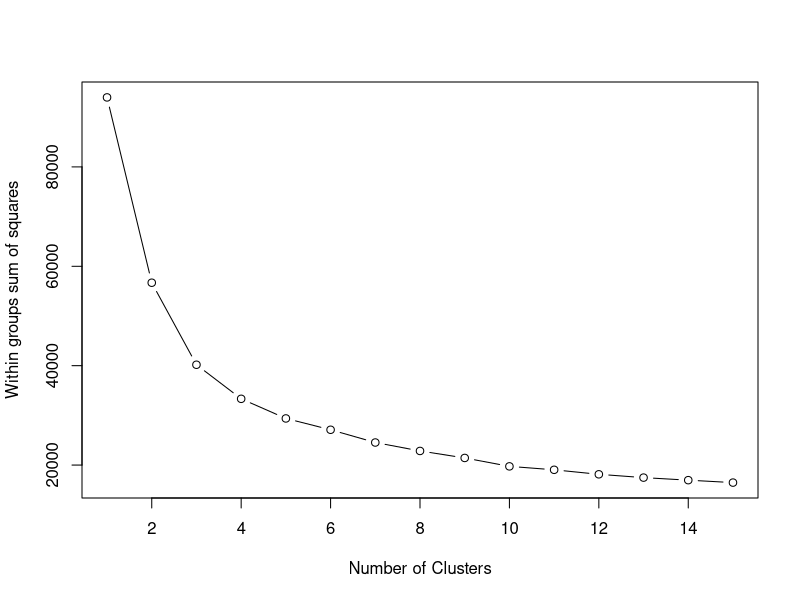
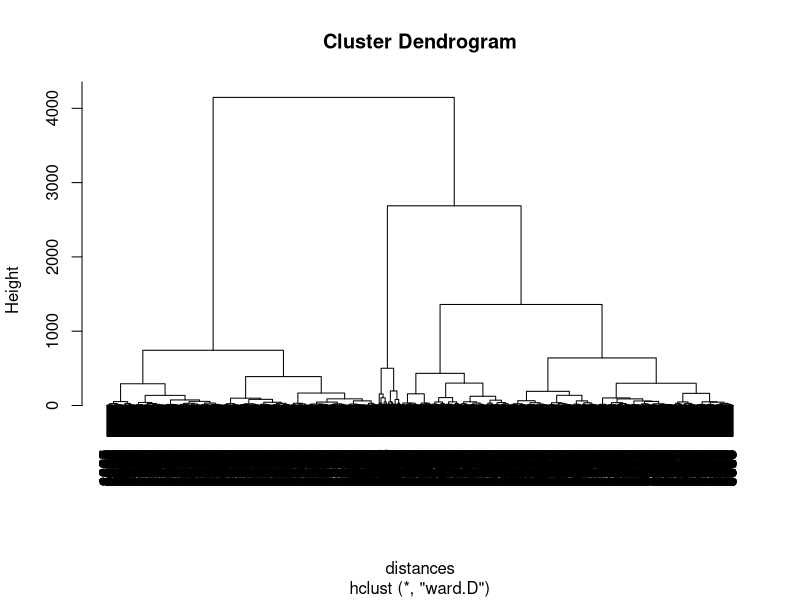
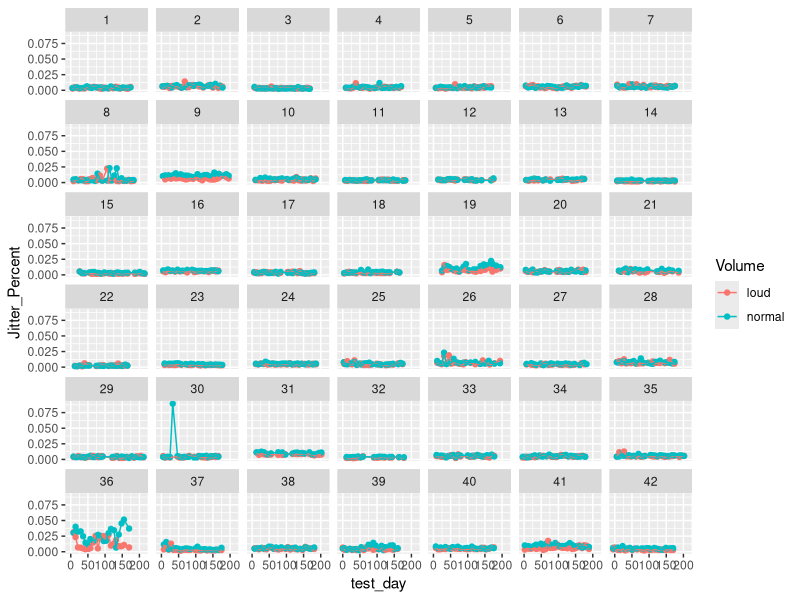
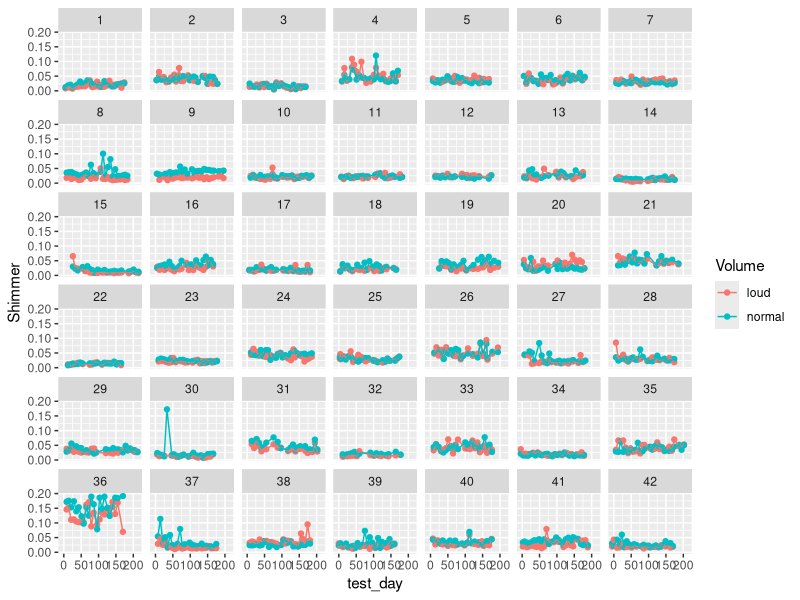
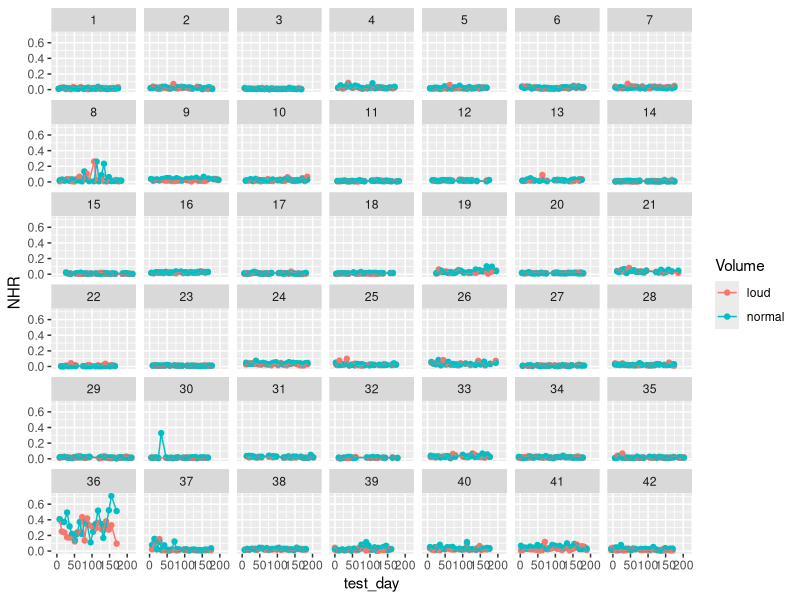
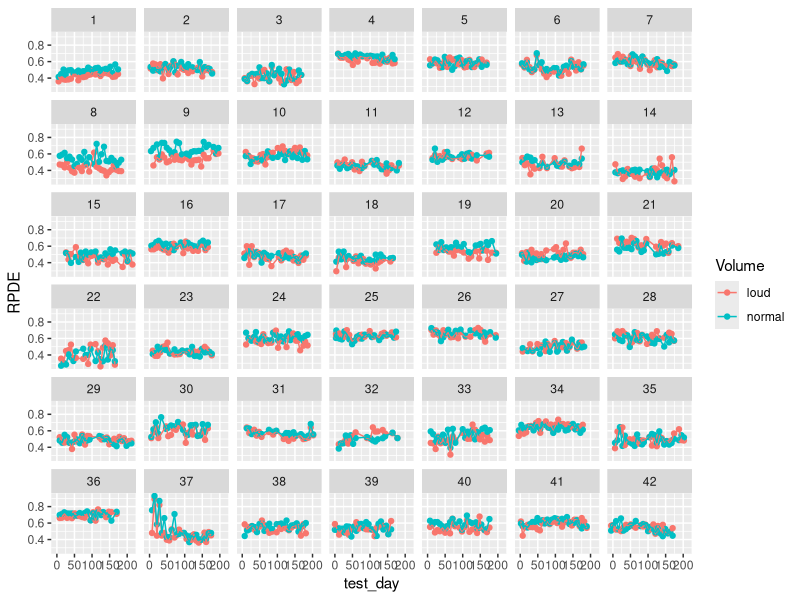
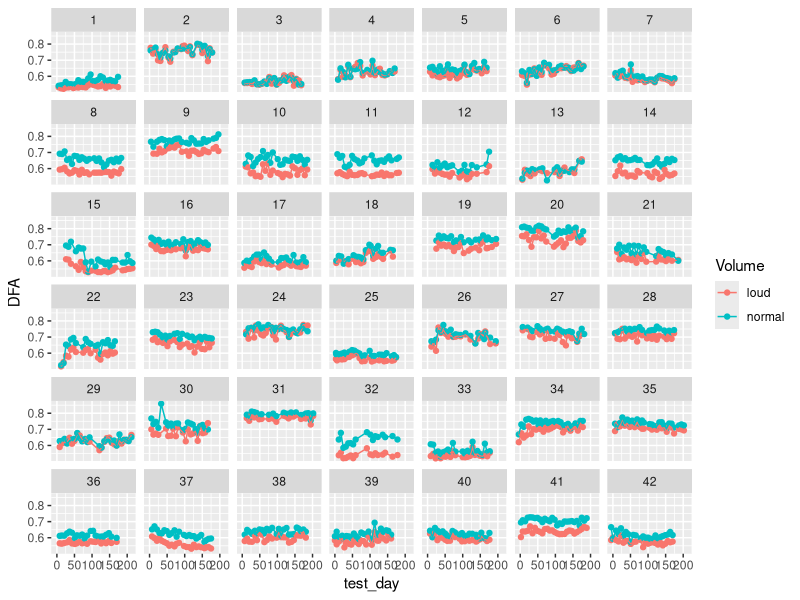
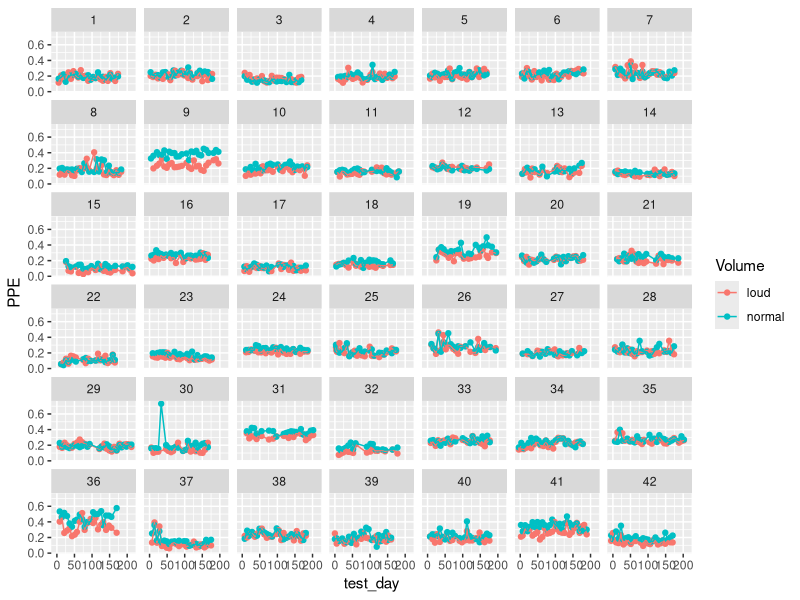

The R source for these figures, in order: (Note: this script raises an error after producing the figures.)
## ---- chunk 1
library("dplyr")
library("tidyr")
library("ggplot2")
library("GGally")
library("knitr")
library("mice")

parkinsons <- read.csv("parkinsons_clean.csv")
## ---- chunk 2
cluster_data <- scale(select(parkinsons, Jitter_Percent:PPE))

wssplot <- function(data, nc=15, seed=1234){
	              wss <- (nrow(data)-1)*sum(apply(data,2,var))
               	      for (i in 2:nc){
		        set.seed(seed)
	                wss[i] <- sum(kmeans(data, centers=i)$withinss)}
	                
		      plot(1:nc, wss, type="b", xlab="Number of Clusters",
	                        ylab="Within groups sum of squares")
}
wssplot(cluster_data)
# Maybe 2? no distinct bend...

distances <- dist(cluster_data)
clusterParkinsons <- hclust(distances, method = "ward.D")
plot(clusterParkinsons)
# Not clear, 2 or 3 clusters probably best

## ---- chunk 3
clusterGroups = cutree(clusterParkinsons, k = 2)
clusterOne <- subset(parkinsons, clusterGroups == 1)
clusterTwo <- subset(parkinsons, clusterGroups == 2)

summary(clusterOne$Volume)
# 1029/(1029 + 1523) = 0.4032132
summary(clusterTwo$Volume)
# 931/(931 + 2392) = 0.2801685
# higher % loud in 1

summary(clusterOne$sex)
# 998/(998 + 1554) = 0.3910658
summary(clusterTwo$sex)
# 869/(869 + 2454) = 0.2615107
# higher % female in 1

summary(as.factor(clusterOne$subject_num))
# some subjects under-represented, 31 and 36 missing
# no significant gap to separate under-represented

summary(clusterOne)
summary(clusterTwo)

## ---- chunk 4
km_fit <- kmeans(cluster_data, centers = 2, iter.max = 1000)
km_groups <- km_fit$cluster

kmClusterOne <- subset(parkinsons, km_groups == 1)
kmClusterTwo <- subset(parkinsons, km_groups == 2)

summary(kmClusterOne)
summary(kmClusterTwo)

# sex
# 146/220 = 0.6636364
# 1721/5655 = 0.3043324

# volume
# 45/220 = 0.2045455
# 1915/5655 = 0.3386384

summary(as.factor(kmClusterOne$subject_num))
# all subjects present, relatively evenly distributed
summary(as.factor(kmClusterTwo$subject_num))
# 25 of 42 subjects present
# relatively few of most patients present (single digits) so 0 is not too odd given distribution
# patient 36 has 107 in cluster 2 (significantly higher than others, almost half of all entries in cluster 2)
## ---- chunk 5
big_km_fit <- kmeans(cluster_data, centers = 42, iter.max = 1000)
big_km_groups <- big_km_fit$cluster

bigKmClusterOne <- subset(parkinsons, big_km_groups == 1)
summary(bigKmClusterOne)
summary(as.factor(bigKmClusterOne$subject_num))

bigKmClusterTwo <- subset(parkinsons, big_km_groups == 2)
summary(bigKmClusterTwo)
summary(as.factor(bigKmClusterTwo$subject_num))

bigKmClusterThree <- subset(parkinsons, big_km_groups == 3)
summary(bigKmClusterThree)
summary(as.factor(bigKmClusterThree$subject_num))
## ---- chunk 6

volSplit_avgd <- parkinsons %>% group_by(subject_num, test_day, Volume) %>% summarise_if(is.numeric, median)

## ---- chunk 7
nrmLd_timeseries <- function(Y){
  ggplot(volSplit_avgd, aes(x = test_day, y = select(volSplit_avgd, matches(Y)), color = Volume)) +
    geom_point() +
    geom_line() +
    facet_wrap(~subject_num)
}
# Can't pass in variable/variable name...

ggplot(volSplit_avgd, aes(x = test_day, y = Jitter_Percent, color = Volume)) +
   geom_point() +
   geom_line() +
   facet_wrap(~subject_num)
ggplot(volSplit_avgd, aes(x = test_day, y = Shimmer, color = Volume)) +
   geom_point() +
   geom_line() +
   facet_wrap(~subject_num)
ggplot(volSplit_avgd, aes(x = test_day, y = NHR, color = Volume)) +
   geom_point() +
   geom_line() +
   facet_wrap(~subject_num)
ggplot(volSplit_avgd, aes(x = test_day, y = RPDE, color = Volume)) +
   geom_point() +
   geom_line() +
   facet_wrap(~subject_num)
ggplot(volSplit_avgd, aes(x = test_day, y = DFA, color = Volume)) +
   geom_point() +
   geom_line() +
   facet_wrap(~subject_num)
ggplot(volSplit_avgd, aes(x = test_day, y = PPE, color = Volume)) +
   geom_point() +
   geom_line() +
   facet_wrap(~subject_num)
# representative selection of variables

# and plot UPDRS
ggplot(subset(volSplit_avgd, Volume == "normal"), aes(x = test_day)) +
   geom_point(aes(y = motor_UPDRS), color = "red") +
   geom_point(aes(y = total_UPDRS), color = "blue") +
   ylab("UPDRS") +
   facet_wrap(~subject_num)

## ---- chunk 8
subset(parkinsons, Jitter_Percent >= 0.06)
# this is why it didn't look like an outlier on the histogram of individual recordings - it's not the only recording that's up there, just the only day where all recordings were up there...

filter(parkinsons, subject_num == 30, test_day == 33)
# total of only 3 recordings taken that day, all normal volume, all outside of normal

filter(parkinsons, subject_num == 30, test_day >= 25, test_day <= 40)
# the usual 6 recordings were taken a week earlier (day 25, but no recordings in the week after)

filter(parkinsons, subject_num == 30, test_day >= 25, test_day <= 47)
# next set of recordings on day 47, all 6 expected recordings are there

# subject 36 doesn't have a UPDRS score that's way out there... just signal characteristics that are way out there...
## ---- chunk 9
volSplit_avgd_clean <- filter(volSplit_avgd, subject_num != 36)
volSplit_avgd_clean <- filter(volSplit_avgd_clean, subject_num != 30 | test_day != 33)

## ---- chunk 10

ggplot(volSplit_avgd_clean, aes(x = test_day, y = Jitter_Percent, color = Volume)) +
   geom_point() +
   geom_line() +
   facet_wrap(~subject_num)
ggplot(volSplit_avgd_clean, aes(x = test_day, y = Shimmer, color = Volume)) +
   geom_point() +
   geom_line() +
   facet_wrap(~subject_num)
ggplot(volSplit_avgd_clean, aes(x = test_day, y = NHR, color = Volume)) +
   geom_point() +
   geom_line() +
   facet_wrap(~subject_num)
ggplot(volSplit_avgd_clean, aes(x = test_day, y = RPDE, color = Volume)) +
   geom_point() +
   geom_line() +
   facet_wrap(~subject_num)
ggplot(volSplit_avgd_clean, aes(x = test_day, y = DFA, color = Volume)) +
   geom_point() +
   geom_line() +
   facet_wrap(~subject_num)
ggplot(volSplit_avgd_clean, aes(x = test_day, y = PPE, color = Volume)) +
   geom_point() +
   geom_line() +
   facet_wrap(~subject_num)
# representative selection of variables

# and plot UPDRS
ggplot(subset(volSplit_avgd_clean, Volume == "normal"), aes(x = test_day)) +
   geom_point(aes(y = motor_UPDRS), color = "red") +
   geom_point(aes(y = total_UPDRS), color = "blue") +
   ylab("UPDRS") +
   facet_wrap(~subject_num)

## ---- chunk 11
ggplot(volSplit_avgd_clean, aes(x = Volume, y = Jitter_Percent)) +
   geom_boxplot()
ggplot(volSplit_avgd_clean, aes(x = Volume, y = Shimmer)) +
   geom_boxplot()
ggplot(volSplit_avgd_clean, aes(x = Volume, y = NHR)) +
   geom_boxplot()
ggplot(volSplit_avgd_clean, aes(x = Volume, y = RPDE)) +
   geom_boxplot()
ggplot(volSplit_avgd_clean, aes(x = Volume, y = DFA)) +
   geom_boxplot()
ggplot(volSplit_avgd_clean, aes(x = Volume, y = PPE)) +
   geom_boxplot()

## ---- chunk 12
nRecsTime <- parkinsons %>% group_by(subject_num, test_day) %>% count()
ggplot(nRecsTime, aes(x = n)) +
  geom_histogram(binwidth = 1)
ggplot(nRecsTime, aes(x = test_day/7, y = as.factor(subject_num), col = as.factor(n))) +
  geom_point()
## ---- chunk 13
oddDays <- subset(nRecsTime, n != 6)
# 81 days


subset(oddDays, n == 3)
# 2 days
# 1st was determined to be outlier (person 30, day 33)
# 2nd - person 37, day 7
subset(parkinsons, subject_num == 37 & test_day == 7)
subset(parkinsons, subject_num == 37 & test_day <= 7)
# 2 normal, 1 loud; first day of recordings from person 37; not an outlier in variable values; maybe a test of the system; no reason to remove or alter


subset(oddDays, n == 4)
# 7 days
# 1st - subj 9, day 4
subset(parkinsons, subject_num == 9 & test_day == 4)
# all 4 normal (loud data will be missing from this day); first day; not an outlier in variable values

# 2nd - subj 20, day 172
subset(parkinsons, subject_num == 20 & test_day == 172)
# 3 normal, 1 loud; not an outlier in variable values; no reason to remove or alter

# 3rd - subj 22, day 47
subset(parkinsons, subject_num == 22 & test_day == 47)
# 2 normal, 2 loud; not an outlier in variable values, though in Jitter and NHR these points (this one and the next, which is from the same patient) represent notable peaks in the loud recordings; not going to remove or alter

# 4th - subj 22, day 145
subset(parkinsons, subject_num == 22 & test_day == 145)
# 3 normal, 1 loud; not an outlier in variable values, though in Jitter and NHR these points (this one and the previous, which is from the same patient) represent notable peaks in the loud recordings; not going to remove or alter

# 5th - subj 26, day 38
subset(parkinsons, subject_num == 26 & test_day == 38)
# 2 normal, 2 loud; not an outlier in variable values; no reason to remove or alter

# 6th - subj 27, day 182
subset(parkinsons, subject_num == 27 & test_day == 182)
# all 4 normal (loud data will be missing from this day); last day; not an outlier in variable values

# 7th - subj 40, day 28
subset(parkinsons, subject_num == 40 & test_day == 28)
# 2 normal, 2 loud; not an outlier in variable values; no reason to remove or alter


subset(oddDays, n == 11)
# 1 day
# subj 7, day 51
oddEleven = subset(parkinsons, subject_num == 7 & test_day == 51)
# 8 normal, 3 loud (1 loud missing); just over an hour between the end of the first set and the beginning of the second set
summary(subset(oddEleven, time_of_day < 0.55))
summary(subset(oddEleven, time_of_day > 0.55))
# not significantly different from each other, 2nd slightly higher in most signal characteristics
# 1st was somewhat higher than usual, may have motivated redo


subset(oddDays, n == 12)
# 3 days
# 1st - subj 5, day 58
twelveOne = subset(parkinsons, subject_num == 5 & test_day == 58)
# 8 normal, 4 loud; about 22 min between the end of the first and beginning of the second set
summary(subset(twelveOne, time_of_day < 0.57))
summary(subset(twelveOne, time_of_day > 0.57))
# not significantly different from each other, 1st higher in most signal characteristics
# 1st doesn't seem too unusual

# 2nd - subj 29, day 93
twelveTwo = subset(parkinsons, subject_num == 29 & test_day == 93)
# 8 normal, 4 loud; about 4 hrs between the end of the first and beginning of the second set
summary(subset(twelveTwo, time_of_day < 0.5))
summary(subset(twelveTwo, time_of_day > 0.5))
# not significantly different from each other, different characteristics higher in each
# 1st doesn't seem too unusual

# 3rd - subj 35, day 48
twelveThree = subset(parkinsons, subject_num == 35 & test_day == 48)
# 8 normal, 4 loud; about 11 hrs between the end of the first and beginning of the second set
summary(subset(twelveThree, time_of_day < 0.5))
summary(subset(twelveThree, time_of_day > 0.5))
# not significantly different from each other, 1st higher in most signal characteristics
# 1st doesn't seem too unusual

## ---- chunk 14

# remove outlier observation
parkinsons <- filter(parkinsons, subject_num != 30 | test_day != 33)

# remove variables for which we do not need to do calculations
parkPart <- parkinsons
parkPart$age <- NULL
parkPart$sex <- NULL
parkPart$test_time <- NULL # permanently remove; represented in test_day, time_of_day
parkPart$time_of_day <- NULL # to calculate for all 6, not norm/ld
parkPart$motor_UPDRS <- NULL # to calculate for all 6, not norm/ld
parkPart$total_UPDRS <- NULL # to calculate for all 6, not norm/ld

# calculating new variables (median/IQR; normal/loud)
parkinsons_averaged <- parkPart %>% group_by(subject_num, test_day, Volume) %>% summarise_if(is.numeric, funs(median, IQR))

# separate subsets of normal and loud recordings
parkNormal <- filter(parkinsons_averaged, Volume == "normal")
parkLoud <- filter(parkinsons_averaged, Volume == "loud")

# because separated by volume, volume label variable can be removed
parkNormal$Volume <- NULL
parkLoud$Volume <- NULL

# add volume labels to variable names
names(parkNormal)[3:length(parkNormal)] <- sub(pattern = "([A-z]+)", replacement = "normal_\\1", names(parkNormal)[3:length(parkNormal)])
names(parkLoud)[3:length(parkLoud)] <- sub(pattern = "([A-z]+)", replacement = "loud_\\1", names(parkLoud)[3:length(parkLoud)])

# join normal and loud data into single "wide" dataset
parkAvgd <- full_join(parkNormal, parkLoud, by = c("subject_num", "test_day"))

# add demographic data back in
demographics <- select(parkinsons, subject_num, age, sex) %>% distinct()
parkAvgd <- left_join(parkAvgd, demographics, by = "subject_num")

# add time and UPDRS data back in
otherVars <- parkinsons %>% group_by(subject_num, test_day) %>% summarise(time_of_day = median(time_of_day)*24, motor_UPDRS = median(motor_UPDRS), total_UPDRS = median(total_UPDRS))
parkAvgd <- left_join(parkAvgd, otherVars, by = c("subject_num", "test_day"))
# median(time_of_day) was multiplied by 24 to turn units into hours, make number easier to comprehend in relatable terms


# add count
nRecsTbl <- parkinsons %>% group_by(subject_num, test_day, Volume) %>% count()
nRecsTbl <- spread(nRecsTbl, Volume, n)
nRecsTbl <- rename(nRecsTbl, loud_recs_count = loud, normal_recs_count = normal)
nRecsTbl[is.na(nRecsTbl)] <- 0
parkAvgd <- left_join(parkAvgd, nRecsTbl, by = c("subject_num", "test_day"))

# reorder
parkAvgd <- parkAvgd[c(1, 67, 68, 2, 69, 72, 73, 70, 71, 3:66)]

## ---- chunk 15
# view observations where IQR variables == 0
View(subset(parkAvgd, loud_PPE_IQR == 0 & loud_DFA_IQR == 0))
# 23 observations, all with less than 6 observations

subset(parkAvgd, normal_PPE_IQR == 0 & normal_DFA_IQR == 0)
# returns empty tibble; as expected, all observations have at least 2 normal recordings

View(subset(parkAvgd, is.na(loud_PPE_IQR)))
# 2 observations, previously identified days with no loud recordings taken

View(subset(parkAvgd, loud_recs_count < 2))
# 25 observations with missing data

# change IQR to NA where the IQR is calculated from a single number
#parkAvgd$loud_Jitter_Percent_IQR[parkAvgd$count_loud_recs <2] <- NA
parkAvgd[parkAvgd$loud_recs_count <2, 58:73] <- NA

# all missing values should now be coded as NA
## ---- chunk 16
write.csv(parkAvgd, file = "parkinsons_averaged.csv", row.names = FALSE)
## ---- chunk 17
ggpairs(select(parkinsons, contains("Jitter")))
## ---- chunk 18
ggpairs(select(parkinsons, contains("Shimmer")))
## ---- chunk 19
ggpairs(select(parkinsons, NHR:PPE))
## ---- chunk 20
# histogram with 1 bin/hour
hist(parkAvgd$time_of_day, breaks = 24)

# hist has no data below 4; check that there is no data there
subset(parkAvgd, time_of_day < 4)
## ---- chunk 21
cor(select(parkinsons, -sex, -Volume))
## ---- chunk 22
independent_selector <- function(matrix, X, N = 1, seed = NULL) {
  set.seed(seed)
  groups <- unique(X)  # vector of unique group names
  index <- 1:length(X)  # create indices
  table <- cbind(index, X)  # bind indices and group labels
  
  obsInd <- list(NULL)  # initiate list
  for (i in 1:length(groups)){
    group_i <- subset(table, X == groups[i])[ ,1]  # select all indices of one group
    # randomly select N indices of group i
    obsInd[[i]] <- sample(group_i, size = N)
  }
  obsLogical <- index %in% unlist(obsInd)  # create logical vector where selected indices = TRUE

  selection <- subset(matrix, obsLogical == TRUE)
  return(selection)
}

# parkAvgd$subject_num <- as.factor(parkAvgd$subject_num)
# parkAvgd$subject_num <- as.numeric(parkAvgd$subject_num)

runOne <- independent_selector(parkAvgd, parkAvgd$subject_num)
runTwo <- independent_selector(parkAvgd, parkAvgd$subject_num)
runThree <- independent_selector(parkAvgd, parkAvgd$subject_num)
runFour <- independent_selector(parkAvgd, parkAvgd$subject_num)
runFive <- independent_selector(parkAvgd, parkAvgd$subject_num)

## ---- chunk 23
corMatrixOne <- cor(select(runOne, -sex, -loud_recs_count, -normal_recs_count), use = "pairwise")
corMatrixTwo <- cor(select(runTwo, -sex, -loud_recs_count, -normal_recs_count), use = "pairwise")
corMatrixThree <- cor(select(runThree, -sex, -loud_recs_count, -normal_recs_count), use = "pairwise")
corMatrixFour <- cor(select(runFour, -sex, -loud_recs_count, -normal_recs_count), use = "pairwise")
corMatrixFive <- cor(select(runFive, -sex, -loud_recs_count, -normal_recs_count), use = "pairwise")

## ---- chunk 24
# select only variables for which linear corelation coefficient can and should be calculated
corVariables <- select(parkAvgd, -sex, -loud_recs_count, -normal_recs_count, -test_day)

N = 100 # number of sets independent obs/replicate correlation calculations

# create list of correlation matrices with all features
corCoeff <- list(NULL) # initiate list
for(i in 1:N){
  selection <- independent_selector(corVariables, corVariables$subject_num)
  corCoeff[[i]] <- cor(selection, use = "pairwise")
}

# aggregate correlation coefficients relating motor UPDRS to other features
# each row is one obs of coeffs from one replicate calculation
updrs_correlation <- corCoeff[[1]][5, ] # initiate matrix
for(i in 2:N){
  updrs_correlation <- rbind(updrs_correlation, corCoeff[[i]][5, ])
}

# change to dataframe
row.names(updrs_correlation) <- NULL
updrs_correlation <- as.data.frame(updrs_correlation)
updrs_correlation$test_day <- NULL
updrs_correlation$subject_num <- NULL
updrs_correlation$motor_UPDRS <- NULL
updrs_correlation$total_UPDRS <- NULL

# transform to best shape for plotting
plotRdata <- gather(updrs_correlation, "Feature", "Correlation", 1:66)

# box-whisker plot of correlations with motor_UPDRS
plot(as.factor(plotRdata$Feature), plotRdata$Correlation)
lines(x = 0:67, y = rep(0, times = 68))
lines(x = 0:67, y = rep(0.2, times = 68))
lines(x = 0:67, y = rep(-0.2, times = 68))
## ---- chunk 25
candidates <- c("age", "loud_HNR_median", "loud_NHR_median", "loud_PPE_median", "loud_Shimmer_APQ11_median", "normal_DFA_median", "normal_HNR_median", "normal_PPE_median", "normal_RPDE_median", "time_of_day")

# create list of only correlations between candidate features
candCoeff <- list(NULL) # initiate list
for(i in 1:length(corCoeff)){
   candCoeff[[i]] <- subset(corCoeff[[i]], rownames(corCoeff[[i]]) %in% candidates, colnames(corCoeff[[i]]) %in% candidates)
}

# create list, each item containing all cor coeffs relating to one feature
intercorrelation <- list(NULL) # initiate list
for(i in 1:length(candidates)){
  # delete previous matrix and initiate new matrix
  candidate_correlation <- NULL
  candidate_correlation <- subset(candCoeff[[1]], rownames(candCoeff[[1]]) == candidates[i])
  
  # select row of cor coeffs from each correlation matrix
  for(j in 2:length(candCoeff)){
    candidate_correlation <- rbind(candidate_correlation, subset(candCoeff[[j]], rownames(candCoeff[[j]]) == candidates[i]))
  }
  
  # convert matrix to dataframe
  rownames(candidate_correlation) <- NULL
  candidate_correlation <- as.data.frame(candidate_correlation)
  intercorrelation[[i]] <- candidate_correlation # save dataframe to list
}
names(intercorrelation) <- candidates

for(i in 1:length(intercorrelation)){
  plotData <- NULL
  # transform data into best shape for plotting
  plotData <- gather(intercorrelation[[i]], "Feature", "Correlation", 1:10)
  # delete coefficients describing feature's correlation with itself
  plotData <- subset(plotData, Feature != candidates[i])
  # box plot of correlation coefficients, relating to one feature candidate
  plot(as.factor(plotData$Feature), plotData$Correlation, main = candidates[i])
  lines(x = 0:length(candidates), y = rep(0, times = length(candidates) + 1))
  lines(x = 0:length(candidates), y = rep(0.2, times = length(candidates) + 1))
  lines(x = 0:length(candidates), y = rep(-0.2, times = length(candidates) + 1))
}

## ---- chunk 26
plot(parkAvgd$time_of_day, parkAvgd$motor_UPDRS)

ggplot(parkAvgd, aes(x = time_of_day, y = motor_UPDRS)) +
  geom_point() +
  facet_wrap(~subject_num)

## ---- chunk 27
# age, sex
demographics <- select(parkinsons, subject_num, age, sex) %>% distinct()

num_recordings <- parkinsons %>% group_by(subject_num) %>% count()
num_recordings <- rename(num_recordings, num_recordings = n)
num_test_days <- parkAvgd %>% group_by(subject_num) %>% count()
num_test_days <- rename(num_test_days, num_test_days = n)

start_end <- parkAvgd %>% group_by(subject_num) %>% summarise(first_day = min(test_day), last_day = max(test_day), days_in_study = last_day - first_day, first_motor_UPDRS = first(motor_UPDRS), last_motor_UPDRS = last(motor_UPDRS), change_motor_UPDRS = last_motor_UPDRS - first_motor_UPDRS, first_total_UPDRS = first(total_UPDRS), last_total_UPDRS = last(total_UPDRS), change_total_UPDRS = last_total_UPDRS - first_total_UPDRS)

daytime <- parkAvgd %>% group_by(subject_num) %>% summarise(typical_time_of_day = median(time_of_day), variation_time_of_day = IQR(time_of_day))

patient_data <- full_join(demographics, num_recordings, by = "subject_num")
patient_data <- full_join(patient_data, num_test_days, by = "subject_num")
patient_data <- full_join(patient_data, start_end, by = "subject_num")
patient_data <- full_join(patient_data, daytime, by = "subject_num")

patient_data <- mutate(patient_data, motor_progression = change_motor_UPDRS / days_in_study, total_progression = change_total_UPDRS / days_in_study, days_btwn_tests = days_in_study / num_test_days)

write.csv(patient_data, file = "parkinsons_patient_data.csv", row.names = FALSE)

## ---- chunk 28
gender_summary <- patient_data %>% group_by(sex) %>% summarise(age_mdn = median(age), age_IQR = IQR(age), days_btwn_tests_mdn = median(days_btwn_tests), days_btwn_tests_IQR = IQR(days_btwn_tests), typical_time_of_day_mdn = median(typical_time_of_day), typical_time_of_day_IQR = IQR(typical_time_of_day), variation_time_of_day_mdn = median(variation_time_of_day), variation_time_of_day_IQR = IQR(variation_time_of_day), motor_progression_mdn = median(motor_progression), motor_progression_IQR = IQR(motor_progression), total_progression_mdn = median(total_progression), total_progression_IQR = IQR(total_progression))
# age very similar
plot(patient_data$sex, patient_data$days_btwn_tests)
# slightly more days between tests for females, but lower variation
plot(patient_data$sex, patient_data$typical_time_of_day)
# tests slightly later in day for females, but lower variation
# males have more of a peak in the evenings, females just tail off into the evening
hist(subset(patient_data, sex == "female")$typical_time_of_day)
hist(subset(patient_data, sex == "male")$typical_time_of_day)
# female - peak in morning, tails off; males - peak in morning, peak in evening, none in early afternoon
plot(patient_data$sex, patient_data$motor_progression)
plot(patient_data$sex, patient_data$total_progression)
# females have slightly higher motor and total UPDRS

cor(patient_data$age, patient_data$days_btwn_tests)
# -0.3246805
cor(patient_data$age, patient_data$variation_time_of_day)
# -0.4784516
cor(patient_data$age, patient_data$motor_progression)
# 0.2224273
cor(patient_data$age, patient_data$total_progression)
# 0.07503611
# most significant correlation: age/days_btwn_tests
plot(patient_data$age, patient_data$days_btwn_tests)
plot(patient_data$age, patient_data$variation_time_of_day)
plot(patient_data$age, patient_data$motor_progression)
plot(patient_data$age, patient_data$total_progression)
# for days_btwn_tests, there is negative correlation: average days between seems to go down with age
# variation_time_of_day also seems to go down with age
# for progression, positive correlation seems to be driven by young (under 50 yrs) patients who actually have negative progression (show less disability at the end of the 6 months); The rest of the data actually seems to show a slight negative trend - older people demonstrate slower disease progression. Trend isn't that significant though

cor(patient_data$first_motor_UPDRS, patient_data$motor_progression)
# -0.2478741
cor(patient_data$first_total_UPDRS, patient_data$total_progression)
# -0.2226871
# seems that if UPDRS starts higher, it progresses slower
plot(patient_data$first_motor_UPDRS, patient_data$motor_progression)
plot(patient_data$first_total_UPDRS, patient_data$total_progression)
# there is a fair amount of spread around the central trend line, but a negative linear correlation seems to be a good description of the correlation between starting UPDRS and UPDRS progression (for both motor and total)

cor(patient_data$typical_time_of_day, patient_data$motor_progression)
# 0.2532598
cor(patient_data$typical_time_of_day, patient_data$total_progression)
# 0.1744276
# this correlation is higher than expected. What might drive someone to choose to take recordings later in the day that might also drive faster disease progression?
plot(patient_data$typical_time_of_day, patient_data$motor_progression)
plot(patient_data$typical_time_of_day, patient_data$total_progression)
# not super linear... but trend seems to be present (in motor, maybe not in total; total maybe driven by a couple of outliers)

cor(patient_data$variation_time_of_day, patient_data$motor_progression)
# -0.1593764
cor(patient_data$variation_time_of_day, patient_data$total_progression)
# -0.1849489
plot(patient_data$variation_time_of_day, patient_data$motor_progression)
plot(patient_data$variation_time_of_day, patient_data$total_progression)
# most of this correlation driven by one outlier
## ---- chunk 29
genderedTime <- parkAvgd %>% group_by(subject_num) %>% summarise(earliest = min(time_of_day), typical = median(time_of_day), latest = max(time_of_day))

genderedTime <- left_join(genderedTime, demographics, by = "subject_num")

plotGenderTime <- genderedTime %>% gather(Category, Time, 2:4)
plotGenderTime$Category <- as.factor(plotGenderTime$Category)
plotGenderTime$Category <- factor(plotGenderTime$Category, levels = c("earliest", "typical", "latest"), ordered = TRUE)

posn.j <- position_jitter(height = 0.1)
ggplot(plotGenderTime, aes(x = Time, y = Category)) +
  geom_point(position = posn.j, aes(col = sex))

ggplot(genderedTime, aes(x = earliest)) +
  geom_histogram(binwidth = 1) +
  facet_grid(sex~., scales = "free_y")

ggplot(genderedTime, aes(x = latest)) +
  geom_histogram(binwidth = 1) +
  facet_grid(sex~., scales = "free_y")

ggplot(genderedTime, aes(x = typical)) +
  geom_histogram(binwidth = 1) +
  facet_grid(sex~., scales = "free_y")

## ---- chunk 30
trials <- select(parkinsons, test_time, motor_UPDRS, total_UPDRS) %>% distinct()
trials_thin <- gather(trials, "Score_Type", "Score", 2:3)
ggplot(trials_thin, aes(x = Score, fill = Score_Type)) +
  geom_histogram(binwidth = 5, position = "dodge")
qqnorm(parkinsons$motor_UPDRS)
qqnorm(parkinsons$total_UPDRS)
## ---- chunk 31
mean(abs(patient_data$change_motor_UPDRS)) # 5.167723
mean(abs(patient_data$change_total_UPDRS)) # 6.395881

median(abs(patient_data$change_motor_UPDRS)) # 4.503
median(abs(patient_data$change_total_UPDRS)) # 5.389
## ---- chunk 32
selectionA <- independent_selector(parkAvgd, parkAvgd$subject_num)
selectionB <- independent_selector(parkAvgd, parkAvgd$subject_num)
selectionC <- independent_selector(parkAvgd, parkAvgd$subject_num)

qqnorm(selectionA$motor_UPDRS, main = "Normal Q-Q Plot: Selection A, Motor")
qqnorm(selectionA$total_UPDRS, main = "Normal Q-Q Plot: Selection A, Total")
qqnorm(selectionB$motor_UPDRS, main = "Normal Q-Q Plot: Selection B, Motor")
qqnorm(selectionB$total_UPDRS, main = "Normal Q-Q Plot: Selection B, Total")
qqnorm(selectionC$motor_UPDRS, main = "Normal Q-Q Plot: Selection C, Motor")
qqnorm(selectionC$total_UPDRS, main = "Normal Q-Q Plot: Selection C, Total")

## ---- chunk 33
groupwise_split <- function(X, obsRatio = 2/3, groupRatio = 1, seed = NULL) {
  set.seed(seed)
  groups <- unique(X)  # vector of unique group names
  index <- 1:length(X)  # create indices
  table <- cbind(index, X)  # bind indices and group labels
  
  obsInd <- list(NULL)  # initiate list
  for (i in 1:length(groups)){
    group_i <- subset(table, X == groups[i])[ ,1]  # select all indices of one group
    # randomly select % of indices of group i
    obsInd[[i]] <- sample(group_i, round(obsRatio * length(group_i)))
  }
  obsLogical <- index %in% unlist(obsInd)  # create logical vector where selected indices = TRUE
  
  # randomly select % of groups; create logical vector with these groups=TRUE
  groupLogical <- X %in% sample(groups, round(groupRatio * length(groups)))
  
  split <- ((obsLogical == TRUE) & (groupLogical == TRUE))
  return(split)
}

split <- groupwise_split(parkAvgd$subject_num, obsRatio = .75, groupRatio = 37/42, seed = 1)

train <- subset(parkAvgd, split == TRUE)
test <- subset(parkAvgd, split == FALSE)
